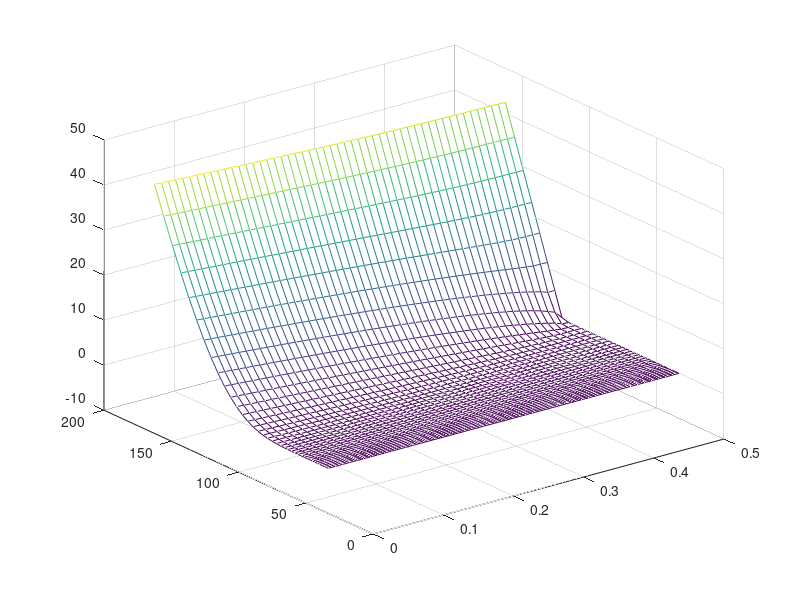

The MATLAB script that drew this image: (Note: this script raises an error after producing the figure.)
%%%%%%%%%%%%%%%%%%%%%%%%%%%%%%%%%%%%%%%%%%%%%%%%%%%%%%%%%%%%%%%%%%%%%%%%%%%
%                 1D Black-Scholes Equation Solver for
%                        European Call Option
%
%  The following code solves the B-S equation as a transformed heat
%  equation using the Finite Element Method. This program solves the 
%  equation for different values of N and M (no. of spatial and temporal 
%  points resp.) and plots the solution. We also perform basic error 
%  analysis by taking the analytical solution and solving for the error.
%
%  T - Time to Maturity
%  K - Strike Price
%  r - risk free interest rate
%  sigma - volatility
%
%  x_min, x_max - stock price bounds (these are implemented so we can
%  define the spatial domain)
%  x, tau - space and time domain resp.
%  x_eff - spatial domain excluding boundaries
%
%  S, k1, r - variables for transformation to heat equation
%
%  b - matric used to describe the boundary conditions as described in
%  Section 5
%
%  xi - matrix for the time variables (calculated using Crank-Nicolson)
%

close all
clear all


%%%%%%%%%%%%%%%%%%%%   Initial Setup of Variables   %%%%%%%%%%%%%%%%%%%%%%%

T = 0.5; K = 120;
r = 0.02; sigma = 0.35;


% Log transformation of stock price bounds
x_min = log(20/K); x_max = log(1500/K);



% Discretise the spatial and time domain

N = 100; M = 50;

x = linspace(x_min, x_max, N+2); dx = x(2) - x(1);
tau = linspace(0, T*(sigma^2)/2, M+1); dtau = tau(2) - tau(1);
x_eff = x(2 : length(x)-1);

xi = zeros(length(x_eff), length(tau));
b=xi;

k1 = 2*r / (sigma^2);
S = K*exp(x);


%%%%%%%%%%%%%%%%%%%  Establish boundary conditions  %%%%%%%%%%%%%%%%%%%%%%%


% Initial condition for option value at time T (this is gamma in our notes)
IC = @(x, q) max(0, exp(0.5 * x * (q + 1)) - exp(0.5 * x * (q - 1)));

% Boundary conditions (alpha - value at x_min , beta - value at x_max)
beta = @(tau) exp(1/2*(k1+1)*x_max + 1/4*tau*(k1+1)^2);
dbeta = @(tau) (1/4*tau*(k1+1)^2)*beta(tau);
alpha = @(tau) 0;
phi_boundary = @(x, tau) (beta(tau) - alpha(tau)) .* (x - x_min)/(x_max - x_min) + alpha(tau);

% Set initial condition.

xi(:,1) = IC(x_eff, k1)-phi_boundary(x_eff,0);

% Construct b to incorporate the boundary conditions into the FEM solution.
for i = 1 : length(tau)
    b(:, i) = ((x_eff - x_min)/(x_max - x_min)) * dx * (0.25 * (k1 + 1) ^ 2) * beta(tau(i));
end


%%%%%%  Assemble matrices and solve for xi using time stepping scheme  %%%%


A1 = zeros(N,N);
for i=1:N
    if i > 1
        A1(i, i-1) = -1/dx;
    end
    A1(i, i) = 2/dx;
    if i < N
        A1(i, i+1) = -1/dx;
    end
end
A1(1,1:2)=[2/dx,-1/dx]; A1(N,N-1:N)=[-1/dx,2/dx];

B1 = zeros(N,N);
for i=1:N
    if i > 1
        B1(i, i-1) = dx/6;
    end
    B1(i, i) = 2*dx/3;
    if i < N
        B1(i, i+1) = dx/6;
    end
end
B1(1,1:2)=[2*dx/3,dx/6]; B1(N,N-1:N)=[dx/6,2*dx/3];


% Solve for xi using the Crank-Nicolson Scheme
B_final = B1 + (0.5 * dtau) .* A1;
A_final = B1 - (0.5 * dtau) .* A1;

for i = 2 : length(tau)
    xi(:, i) = B_final \ (A_final * xi(:, i - 1) - (dtau/2) * (b(:, i) + b(:, i-1)));
end

%%%%%%%%%%%%%%%%%%%   Option Price Calculation V(S,t)   %%%%%%%%%%%%%%%%%%%

% Get option price at nodes
base = zeros(length(x), length(tau));
for i = 1 : length(x)
    for j = 1 : length(tau)
        base(i, j) = phi_boundary(x(i), tau(j));
    end
end

nodes = [zeros(1, length(tau)); xi; zeros(1, length(tau))];
nodes = nodes + base;


% Transform option prices back to the stock price and time domain
for i=1:length(x)
    for j=1:length(tau)
        nodes(i,j)=(K*exp((-0.5)*(k1-1)*x(i)+(-0.25)*((k1+1)^2)*tau(j)))*nodes(i,j);
    end
end



%%%%%%%%%%%%%%%%%%%%%%      Post-Processing      %%%%%%%%%%%%%%%%%%%%%%%%%%



% Output a 3D mesh of our FEM approiximation
V = nodes;
stock = S;
time = T-tau*2/sigma^2;
s = mesh(time',stock(N/8:N/2),V(N/8:N/2,:));view(3);
s.FaceColor = 'interp';
s.FaceAlpha = 0.3;
s.EdgeAlpha = 1; 
s.LineWidth = 0.75;
colormap turbo

%mesh(time', stock, Nodes_v);view(3);
title('Black-Scholes FEM Approximation for European Call');
ylabel('Stock Price (S)');xlabel('Time (T-t)');zlabel('Option Price V(S,t)');


% Output a 2D plot of the FEM Approximation for different time values
figure(2);
plot(stock(N/8:N/2), V(N/8:N/2, 1), 'r-', 'LineWidth', 1);
hold on;
plot(stock(N/8:N/2), V(N/8:N/2, M/2), '-', 'LineWidth', 1, 'Color',[0.1,0.6,0]);
plot(stock(N/8:N/2), V(N/8:N/2,M), 'b-', 'LineWidth', 1);
legend("V(S,T) at maturity", "V(S,T/2)", "V(S,0) initial condition");
xlabel('Stock Price (S)');
ylabel('Option Value V(S,t)');
title('European Call Option Prices at Different Times');



%%%%%%%%%%%%%%%%%%%%%%%      Error Analysis      %%%%%%%%%%%%%%%%%%%%%%%%%%

% Calculate the analytical solution to the B-S Equation (using financial toolbox for MATLAB)
for i = 1:length(x)
    for j = 1:length(tau)
        [Call, Put] = blsprice(K*exp(x(i)), K, r, T - (tau(j)*2)/sigma^2, sigma);
        V_exact(i,j) = Call;
    end
end



V_exact = flip(V_exact,2);
V_exact = V_exact(1:3*N/4, :);
V = V(1:3*N/4,:);
err = V - V_exact;
figure(3);
mesh(time, stock(1:3*N/4), err);
colormap hsv
title('Error of Finite Element Solution');
ylabel('Stock Price');xlabel('Time');zlabel('Error');


